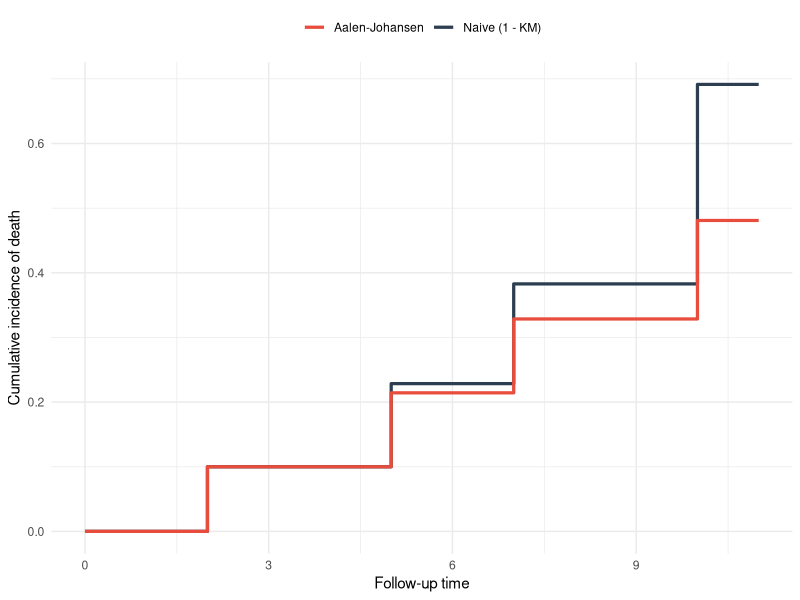

Here is the R script that generated this plot:
## ---- chunk 1
#| label: lst-competing-risk-cif
#| lst-cap: "Comparing naive and Aalen-Johansen cumulative incidence estimates in R."
#| echo: true

library(survival)
library(ggplot2)

cr_data <- data.frame(
  time   = c( 2,    3,    4,      5,     6,
              7,    8,    9,     10,    11),
  status = c("death", "discharge", "censor", "death", "discharge",
             "death", "censor",    "discharge", "death", "censor")
)

# Naive estimate: treat discharge as ordinary censoring
km_fit  <- survfit(Surv(time, status == "death") ~ 1, data = cr_data)

# Aalen-Johansen: F_j(t) = sum S(t_{k-1}) * d_j(t_k) / n(t_k)
overall <- survfit(Surv(time, status != "censor") ~ 1, data = cr_data)
S_prev  <- c(1, head(overall$surv, -1))
d_death <- sapply(overall$time, function(t) {
  sum(cr_data$time == t & cr_data$status == "death")
})
cif_aj  <- cumsum(S_prev * d_death / overall$n.risk)

data.frame(
  time    = overall$time,
  n_risk  = overall$n.risk,
  d_death = d_death,
  cif_aj  = round(cif_aj, 2),
  cif_km  = round(1 - km_fit$surv, 2)
)

cif_df <- data.frame(
  time   = c(0, overall$time),
  cif_aj = c(0, cif_aj),
  cif_km = c(0, 1 - km_fit$surv)
)

ggplot(cif_df, aes(x = time)) +
  geom_step(aes(y = cif_km, color = "Naive (1 - KM)"), linewidth = 1.1) +
  geom_step(aes(y = cif_aj, color = "Aalen-Johansen"), linewidth = 1.1) +
  scale_color_manual(
    name = NULL,
    values = c("Naive (1 - KM)" = "#2C3E50", "Aalen-Johansen" = "#E74C3C")
  ) +
  scale_y_continuous(limits = c(0, NA), name = "Cumulative incidence of death") +
  scale_x_continuous(name = "Follow-up time") +
  theme_minimal() +
  theme(legend.position = "top")
